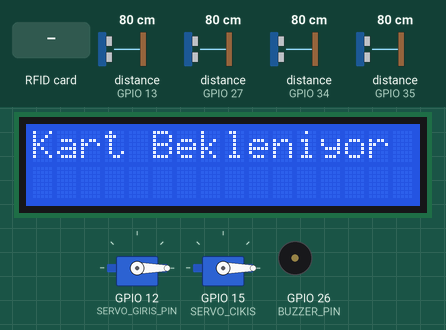
This sketch was run on a simulated ESP32. Parts: 16×2 character LCD, 2 × servo, buzzer (waves = sounding). The inputs (shaded band) are chosen by the test bench; at power-on: distance to the obstacle (sensors on GPIO 13, GPIO 27, GPIO 34, GPIO 35) 80 cm. The echo pulse lasts 58.3 µs per cm; WiFi joins after 1.5 s; servers stay silent unless stated; the local clock reads 2024-03-15 10:24:30 at power-on unless the sketch sets it; what the sketch prints to the serial monitor is not drawn.

Above: at 3.3 s.
3.4 s: RFID card C7 19 38 03 held to the reader
At 4.8 s:
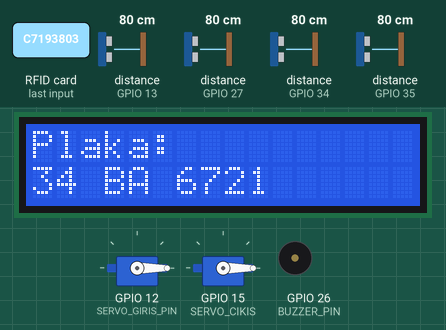
At 7.0 s:
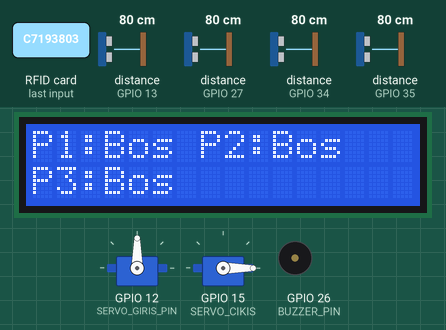
Timing chart, 0 to 13.7 s (numbered marks = the images above; inputs shaded):
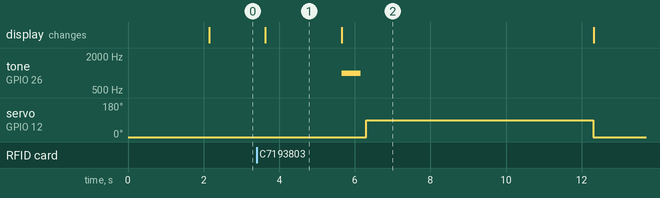

The sketch:

sketch_hazirbitirme.ino
```cpp
#include <SPI.h>
#include <Wire.h>
#include <MFRC522.h>
#include <LiquidCrystal_I2C.h>
#include <ESP32Servo.h>
#include <HCSR04.h>
#include <WiFi.h>
#include <Firebase_ESP_Client.h> // FİREBASE KÜTÜPHANESİNİ EKLİYORUZ
#include <time.h> // Giriş satti gösterebilmek için


// Wi-Fi bilgilerini buraya yazıyoruz
const char* ssid = "OPPO A52";
const char* password = "gh123456";


// FİREBASE BİLGİLERİNİ EKLEDİK
#define API_KEY "AIzaSyA4cfu2FYYf_NJgoaj5D0t9L48sRA1rC5k"
#define DATABASE_URL "https://otopark-sistemi-cd3ec-default-rtdb.europe-west1.firebasedatabase.app/"


// FİREBASE NESNELERİNİ EKLİYORUZ Kİ AUTHANTİCATE İSLEMLLERİ VE GÖNDERME İŞLEMİ YAPILIYIOR MU YAPILMIYOR MU BAKABİLELİM
FirebaseData fbdo;
FirebaseAuth auth;
FirebaseConfig config;


// NTP Sunucu ve saat dilimi ayarları (Türkiye için)
const char* ntpServer = "pool.ntp.org";
const long gmtOffset_sec = 3 * 3600; // Türkiye GMT+3
const int daylightOffset_sec = 0;


#define SS_PIN 5
#define RST_PIN 4

// Park yeri sensörleri
#define TRIG_PIN 32
#define ECHO_PIN 13
#define TRIG_PIN2 25
#define ECHO_PIN2 34
#define TRIG_PIN3 33
#define ECHO_PIN3 35

// Çıkış Pinleri
#define TRIG_PIN4 14
#define ECHO_PIN4 27

// Servo pinleri
#define SERVO_GIRIS_PIN 12
#define SERVO_CIKIS 15

#define BUZZER_PIN 26

UltraSonicDistanceSensor distanceSensor(TRIG_PIN, ECHO_PIN);
UltraSonicDistanceSensor distanceSensor2(TRIG_PIN2, ECHO_PIN2);
UltraSonicDistanceSensor distanceSensor3(TRIG_PIN3, ECHO_PIN3);
UltraSonicDistanceSensor cikisSensor(TRIG_PIN4, ECHO_PIN4); // Yeni sensör

MFRC522 rfid(SS_PIN, RST_PIN);
LiquidCrystal_I2C lcd(0x27, 16, 2);

Servo servoGiris;
Servo servoCikis;

// Global değişken
bool cikisKapiAcik = false;


void setup() {
  Serial.begin(9600);

  // Wi-Fi'ye bağlan
  Serial.println("Wi-Fi'ye bağlanılıyor...");
  WiFi.begin(ssid, password);

  //Bağlantı sağlanana kadar bekliyoruz
  while (WiFi.status() != WL_CONNECTED) {
    delay(1000);
    Serial.println(".");
  }

  //Bağlantı Başarılı!
  Serial.println("");
  Serial.println("Wi-Fi bağlantısı başarılı!");
  Serial.print("IP adresi: ");
  Serial.println(WiFi.localIP());


 // NTP başlat
  configTime(gmtOffset_sec, daylightOffset_sec, ntpServer);

  // Saat verisinin gelmesini bekle
  struct tm timeinfo;
  if (!getLocalTime(&timeinfo)) {
    Serial.println("Zaman alınamadı");
    return;
  }


  // FİREBASE'DEKİ SETTİNGS KISMIJNDAKİ WEB APP KISMINAKİ CONFİGTEN ALINAN BİLGİLERİ BURADA CONFİG DİYE KURUYORUZ ANLADIĞIM KADARIYLA
  config.api_key = API_KEY;
  config.database_url = DATABASE_URL;

 // BURADA BİZİM FİREBASE'İMİZ SADECE ONAYLI KULLANICI GİRİŞ YAPS
  auth.user.email = "admin@isik.edu.tr";
  auth.user.password = "123456";

 // BURADA ANLADIĞIM KADARIYL FİREBASE.BEGİNN DİREYEK AUTHANTİCATE KISMINA BAĞLANIYORUZ VE BİR AŞAĞSIINDA WİFİ BAĞLANTISINI KONTROL EDİYORUZZ YA DA
 // EĞER BAĞLANTI RECONNECT OLURS TEKRAR BAĞLAN GİBİ BİR ŞEY DİYORUZ
  Firebase.begin(&config, &auth);
  Firebase.reconnectWiFi(true);


  SPI.begin(18, 19, 23, SS_PIN);
  rfid.PCD_Init();

  lcd.init();
  lcd.backlight();
  lcd.clear();
  lcd.setCursor(0, 0);
  lcd.print("Kart Bekleniyor");

  pinMode(TRIG_PIN, OUTPUT);
  pinMode(ECHO_PIN, INPUT);

  pinMode(TRIG_PIN4, OUTPUT);  // Yeni sensör TRIG
  pinMode(ECHO_PIN4, INPUT);   // Yeni sensör ECHO

  servoGiris.attach(SERVO_GIRIS_PIN);
  servoGiris.write(0);
  servoCikis.attach(SERVO_CIKIS);
  servoCikis.write(0);

  pinMode(BUZZER_PIN, OUTPUT);
}


void kayitFirestore(String uid, String plaka) {
  if (!Firebase.ready()) {
    Serial.println("Firebase hazır değil!");
    return;
  }

  FirebaseJson content;

   // Zamanı al
  struct tm timeinfo;
  if (!getLocalTime(&timeinfo)) {
    Serial.println("Zaman alınamadı, kayıt yapılmayacak.");
    return;
  }

  char timestamp[30];
  strftime(timestamp, sizeof(timestamp), "%d/%m/%Y %H:%M:%S", &timeinfo);
  String zaman = String(timestamp);


  // Belge içeriğini oluştur
  content.set("fields/uid/stringValue", uid);
  content.set("fields/plaka/stringValue", plaka);
  content.set("fields/timestamp/stringValue", zaman);

  // JSON içeriği string olarak dönüştür
  String jsonStr;
  content.toString(jsonStr);

  // Firestore createDocument işlemi
  bool success = Firebase.Firestore.createDocument(
  &fbdo,
  "otopark-sistemi-cd3ec",  // Proje ID
  "",                       // Veritabanı ID (default için boş)
  "otopark_kayitlari",      // Koleksiyon adı
  "",                       // Belge ID (boşsa otomatik oluşturulur)
  jsonStr.c_str(),          // JSON veri
  ""                        // Mask (isteğe bağlı, genelde boş bırakılır)
);


  if (success) {
    Serial.println("✅ Firestore'a kayıt başarıyla eklendi.");
  } else {
    Serial.print("❌ Firestore Hatası: ");
    Serial.println(fbdo.errorReason());
  }
}


void loop() {
  float mesafe = distanceSensor.measureDistanceCm();
  float mesafe2 = distanceSensor2.measureDistanceCm();
  float mesafe3 = distanceSensor3.measureDistanceCm();
  float cikisMesafe = cikisSensor.measureDistanceCm(); // Yeni sensör ölçümü
  Serial.println("\n ");

  delay(1000);

  Serial.print("1: "); Serial.println(mesafe);
  Serial.print("2: "); Serial.println(mesafe2);
  Serial.print("3: "); Serial.println(mesafe3);
  Serial.print("Cikis: "); Serial.println(cikisMesafe);
  Serial.println("\n ");


// BU KODLARI BURADA ÇALIŞTIRMAMIZIN SEBEBİ RFİD NİN RETURN KISMI OLDUĞUNDAN AŞAĞIDA KALINCA ALGILAMA YAPMIYOR BU YÜZDEN BUNLARI BURADA YAPTIK
// ZATEN BURADA YAPMAMIZ AŞAĞIDAKİ DURUMA GÖRE DE YİNE GÜNCELLEYECEK YANİ HA BURADA DEĞİTİRMİŞİZ DEĞERİ HA AŞAĞIDA

  String parkDurumu = (mesafe <= 15.0 && mesafe != -1.00) ? "Dolu" : "Bos";
  String parkDurumu2 = (mesafe2 <= 15.0 && mesafe2 != -1.00) ? "Dolu" : "Bos";
  String parkDurumu3 = (mesafe3 <= 15.0 && mesafe3 != -1.00) ? "Dolu" : "Bos";


// Firebase'e sadece /otopark_listesi/P1 verisini güncelle
  if (Firebase.RTDB.setString(&fbdo, "/otopark_listesi/P1", parkDurumu)) {
    Serial.println("Firebase güncellendi: P1 -> " + parkDurumu);
  } else {
    Serial.print("Firebase güncellenemedi: ");
    Serial.println(fbdo.errorReason());

  }

// Firebase'e P2 verisini güncelle
  if (Firebase.RTDB.setString(&fbdo, "/otopark_listesi/P2", parkDurumu2)) {
    Serial.println("Firebase güncellendi: P2 -> " + parkDurumu2);
  } else {
    Serial.print("Firebase güncellenemedi (P2): ");
    Serial.println(fbdo.errorReason());
  }

// Firebase'e P3 verisini güncelle
  if (Firebase.RTDB.setString(&fbdo, "/otopark_listesi/P3", parkDurumu3)) {
    Serial.println("Firebase güncellendi: P3 -> " + parkDurumu3);
  } else {
    Serial.print("Firebase güncellenemedi (P3): ");
    Serial.println(fbdo.errorReason());
  }


  // Yeni sensör çıkış kontrolü
  if (cikisMesafe <= 15 && cikisMesafe != -1.00) {
    Serial.println("Çıkış Kapısı Açılıyor..");
    servoCikis.write(90);
    delay(5000);
    servoCikis.write(0);
  }

  if (!rfid.PICC_IsNewCardPresent() || !rfid.PICC_ReadCardSerial()) return;

  String uid = "";
  for (byte i = 0; i < rfid.uid.size; i++) {
    if (rfid.uid.uidByte[i] < 0x10) uid += "0";
    uid += String(rfid.uid.uidByte[i], HEX);
  }
  uid.toUpperCase();

  Serial.print("Kart UID: ");
  Serial.println(uid);

  String plaka = getPlakaFromUID(uid);

  lcd.clear();
  lcd.setCursor(0, 0);
  lcd.print("Plaka:");
  lcd.setCursor(0, 1);
  lcd.print(plaka);
  delay(2000);
  // BURAYA EKLE
   lcd.clear();
  lcd.print("P1:"); lcd.print(parkDurumu);
  lcd.print(" P2:"); lcd.print(parkDurumu2);
  lcd.setCursor(0, 1);
  lcd.print("P3:"); lcd.print(parkDurumu3);


  if (plaka == "TANIMSIZ KART") {
    for (int i = 0; i < 3; i++) {
      tone(BUZZER_PIN, 1000);
      delay(300);
      noTone(BUZZER_PIN);
      delay(300);
    }
  } else {
    tone(BUZZER_PIN, 1000);
    delay(500);
    noTone(BUZZER_PIN);

    kayitFirestore(uid, plaka);

    servoGiris.write(90);

    delay(6000);
    servoGiris.write(0);
  }


  rfid.PICC_HaltA();
  rfid.PCD_StopCrypto1();

  lcd.clear();
  lcd.setCursor(0, 0);
  lcd.print("Kart Bekleniyor");
  delay(500);
}

String getPlakaFromUID(String uid) {
  if (uid == "C7193803") return "34 BA 6721";
  else if (uid == "C322D02C") return "55 HM 541";
  else if (uid == "44AF33EF") return "34 MTV 162";
  else if (uid == "14593AEF") return "01 HB 2439";
  else if (uid == "34CC3CEF") return "42 MN 5010";
  else if (uid == "136F8914") return "34 KK 6021";
  else return "TANIMSIZ KART";
}
```

Measured:
- after the input at 3.4 s, tone on GPIO 26 (BUZZER_PIN): silent → 1000 Hz after 2.2 s, → silent 0.50 s later; servo on GPIO 12 (SERVO_GIRIS_PIN): 0° → 90° after 2.9 s, → 0° 6.0 s later; the display: changes after 0.23 s (image 1)
- what the display in image 1 shows lasts 2.0 s, from 3.6 s to 5.6 s
